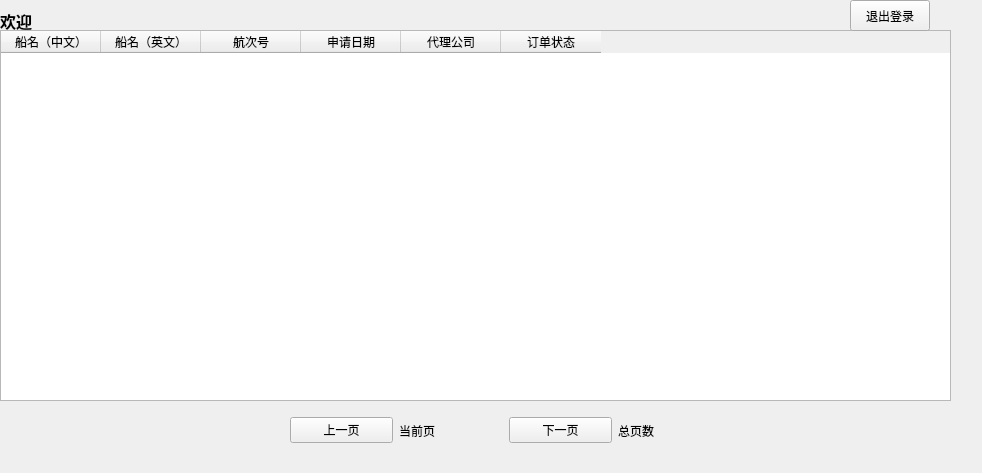
<?xml version="1.0" encoding="UTF-8"?>
<ui version="4.0">
 <class>TCMainWindow</class>
 <widget class="QMainWindow" name="TCMainWindow">
  <property name="geometry">
   <rect>
    <x>0</x>
    <y>0</y>
    <width>982</width>
    <height>473</height>
   </rect>
  </property>
  <property name="windowTitle">
   <string>拖轮公司客户端</string>
  </property>
  <widget class="QWidget" name="centralwidget">
   <widget class="QStackedWidget" name="userType">
    <property name="geometry">
     <rect>
      <x>0</x>
      <y>0</y>
      <width>961</width>
      <height>461</height>
     </rect>
    </property>
    <property name="currentIndex">
     <number>0</number>
    </property>
    <widget class="QWidget" name="page">
     <widget class="QTableWidget" name="cashierTable">
      <property name="geometry">
       <rect>
        <x>0</x>
        <y>30</y>
        <width>951</width>
        <height>371</height>
       </rect>
      </property>
      <column>
       <property name="text">
        <string>船名（中文）</string>
       </property>
      </column>
      <column>
       <property name="text">
        <string>船名（英文）</string>
       </property>
      </column>
      <column>
       <property name="text">
        <string>航次号</string>
       </property>
      </column>
      <column>
       <property name="text">
        <string>申请日期</string>
       </property>
      </column>
      <column>
       <property name="text">
        <string>代理公司</string>
       </property>
      </column>
      <column>
       <property name="text">
        <string>订单状态</string>
       </property>
      </column>
     </widget>
     <widget class="QLabel" name="welcomeSign0">
      <property name="geometry">
       <rect>
        <x>0</x>
        <y>10</y>
        <width>681</width>
        <height>21</height>
       </rect>
      </property>
      <property name="font">
       <font>
        <pointsize>12</pointsize>
        <bold>true</bold>
       </font>
      </property>
      <property name="text">
       <string>欢迎</string>
      </property>
     </widget>
     <widget class="QPushButton" name="logOut0">
      <property name="geometry">
       <rect>
        <x>850</x>
        <y>0</y>
        <width>80</width>
        <height>31</height>
       </rect>
      </property>
      <property name="text">
       <string>退出登录</string>
      </property>
     </widget>
     <widget class="QWidget" name="layoutWidget">
      <property name="geometry">
       <rect>
        <x>290</x>
        <y>410</y>
        <width>431</width>
        <height>41</height>
       </rect>
      </property>
      <layout class="QHBoxLayout" name="horizontalLayout_2">
       <item>
        <widget class="QPushButton" name="lastPage0">
         <property name="text">
          <string>上一页</string>
         </property>
        </widget>
       </item>
       <item>
        <widget class="QLabel" name="currentPage0">
         <property name="text">
          <string>当前页</string>
         </property>
        </widget>
       </item>
       <item>
        <widget class="QPushButton" name="nextPage0">
         <property name="text">
          <string>下一页</string>
         </property>
        </widget>
       </item>
       <item>
        <widget class="QLabel" name="totalPage0">
         <property name="text">
          <string>总页数</string>
         </property>
        </widget>
       </item>
      </layout>
     </widget>
    </widget>
    <widget class="QWidget" name="page_2">
     <widget class="QTableWidget" name="auditorTable">
      <property name="geometry">
       <rect>
        <x>0</x>
        <y>30</y>
        <width>961</width>
        <height>401</height>
       </rect>
      </property>
      <column>
       <property name="text">
        <string>船名（中文）</string>
       </property>
      </column>
      <column>
       <property name="text">
        <string>船名（英文）</string>
       </property>
      </column>
      <column>
       <property name="text">
        <string>航次号</string>
       </property>
      </column>
      <column>
       <property name="text">
        <string>申请人</string>
       </property>
      </column>
      <column>
       <property name="text">
        <string>代理公司</string>
       </property>
      </column>
      <column>
       <property name="text">
        <string>计费员</string>
       </property>
      </column>
      <column>
       <property name="text">
        <string>订单状态</string>
       </property>
      </column>
     </widget>
     <widget class="QLabel" name="welcomeSign1">
      <property name="geometry">
       <rect>
        <x>0</x>
        <y>0</y>
        <width>421</width>
        <height>31</height>
       </rect>
      </property>
      <property name="font">
       <font>
        <pointsize>12</pointsize>
        <bold>true</bold>
       </font>
      </property>
      <property name="text">
       <string>欢迎</string>
      </property>
     </widget>
     <widget class="QPushButton" name="logOut1">
      <property name="geometry">
       <rect>
        <x>860</x>
        <y>0</y>
        <width>80</width>
        <height>31</height>
       </rect>
      </property>
      <property name="text">
       <string>退出登录</string>
      </property>
     </widget>
     <widget class="QWidget" name="layoutWidget">
      <property name="geometry">
       <rect>
        <x>290</x>
        <y>430</y>
        <width>361</width>
        <height>31</height>
       </rect>
      </property>
      <layout class="QHBoxLayout" name="horizontalLayout">
       <item>
        <widget class="QPushButton" name="lastPage1">
         <property name="text">
          <string>上一页</string>
         </property>
        </widget>
       </item>
       <item>
        <widget class="QLabel" name="currentPage1">
         <property name="text">
          <string/>
         </property>
        </widget>
       </item>
       <item>
        <widget class="QPushButton" name="nextPage1">
         <property name="text">
          <string>下一页</string>
         </property>
        </widget>
       </item>
       <item>
        <widget class="QLabel" name="totalPage1">
         <property name="text">
          <string/>
         </property>
        </widget>
       </item>
      </layout>
     </widget>
    </widget>
   </widget>
  </widget>
 </widget>
 <resources/>
 <connections/>
</ui>
